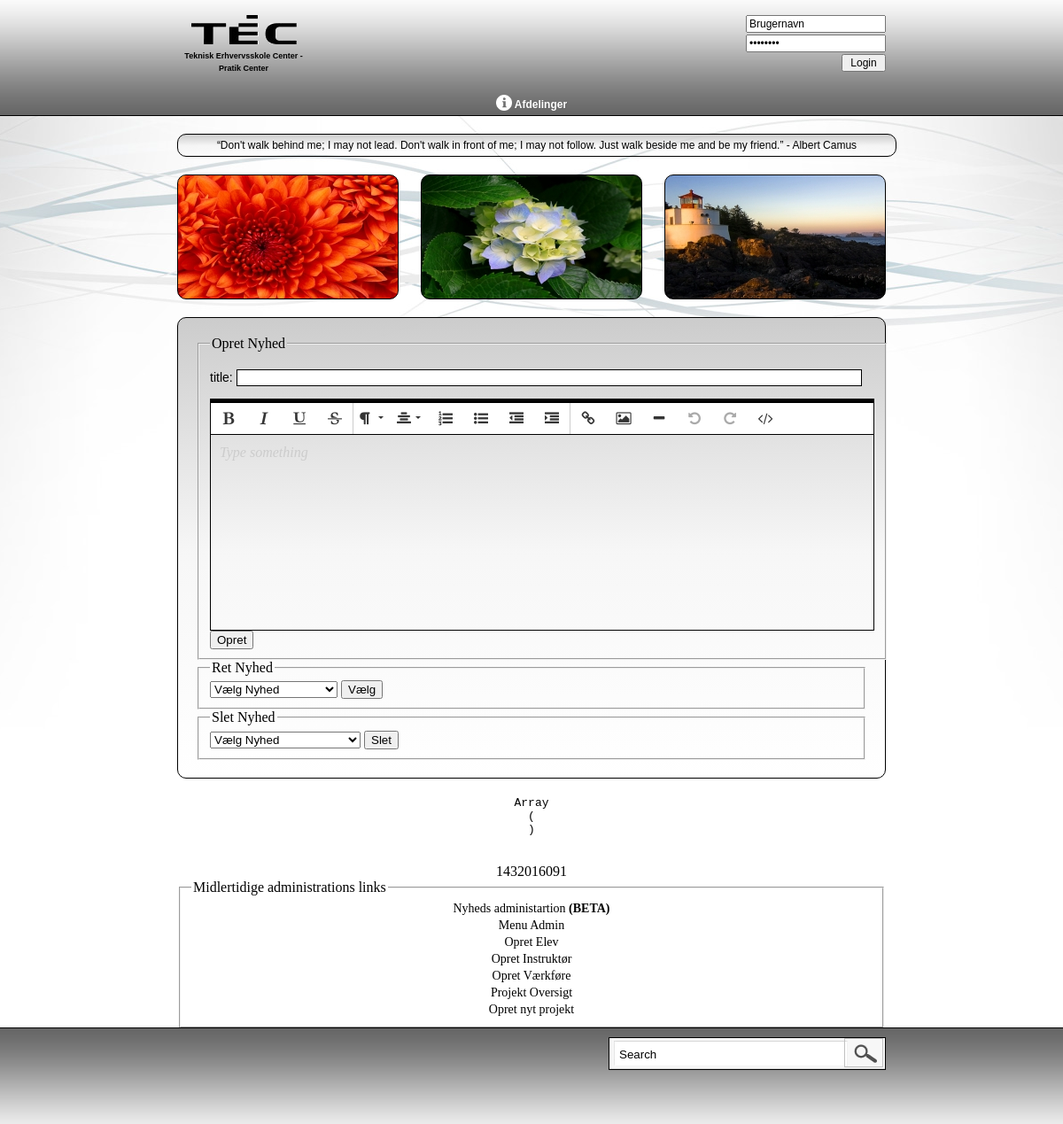
Screenshot of /Site/index.php?administration=Nyhed with the database file from the repository.
### tables this page shows
CREATE TABLE IF NOT EXISTS `main_menu_cat` (
  `id` int(11) NOT NULL,
  `menu_cat_name` varchar(255) NOT NULL,
  `sort_nr` int(11) NOT NULL,
  `icon` text
);

CREATE TABLE IF NOT EXISTS `quotes` (
  `id` int(11) NOT NULL,
  `quote` varchar(255) NOT NULL,
  `date` int(2) NOT NULL
);

CREATE TABLE IF NOT EXISTS `images` (
  `image_id` int(11) NOT NULL,
  `image_navn` varchar(255) NOT NULL,
  `image_small` text NOT NULL,
  `image_big` text NOT NULL,
  `image_date` int(11) NOT NULL,
  `fk_album_id` int(11) NOT NULL
);

### Site/include/administartion/CRUD_nyhed.php (the view, shortened to what this page needs)
<?php if(!isset($_POST['select_event'])) { ?>
<fieldset>
<legend>Opret Nyhed</legend>
<form action="" method="post" enctype="multipart/form-data">
<p>title: <input type="text" name="title" style="min-width:700px; border:#000 solid 1px;" required="required" /></p>
<input type="submit" name="opret_news" value="Opret" />
</form>
</fieldset>
<?php } ?>
<?php if(!isset($_POST['select_event'])) { ?>
	<fieldset>
	<legend>Ret Nyhed</legend>
		<form action="" method="post">
			<select name="agenda"  style="max-width:700px;">
				<option>V&aelig;lg Nyhed</option>
			</select>
			<input type="submit" name="select_event" value="V&aelig;lg" />
		</form>
	</fieldset>
	<?php } else if(isset($_POST['select_event'])) {
	$id = $_POST['agenda'];
	$up_agenda_sql = "SELECT * FROM news WHERE id = '$id'";
	$up_agenda_result = mysqli_query($db_conn,$up_agenda_sql) or die (mysqli_error($db_conn));
	$up_agenda_row = mysqli_fetch_assoc($up_agenda_result);
	?>
    <fieldset>
    <legend>Ret Nyhed</legend>
    <form action="" method="post" enctype="multipart/form-data">
    <p>title: <input type="text" value="<?php echo $up_agenda_row['titel']; ?>" name="ret_title"  style="min-width:700px; border:#000 solid 1px;" required="required"/></p>
    <textarea id="nyhed" name="text"><?php echo $up_agenda_row['txt']; ?></textarea>
    <input type="hidden" value="<?php echo $id ?>" name="id" />
    <input type="submit" name="ret_agenda" value="Ret" />
    </form>
    </fieldset>
    <?php
}
?>
<fieldset>
<legend>Slet Nyhed</legend>
    <form action="" method="post">
        <select name="agenda" style="max-width:700px;">
            <option>V&aelig;lg Nyhed</option>
        </select>
        <input type="submit" name="slet_event" onclick="return confirm('Er du sikker p&aring; at du vil slette?');" value="Slet" />
    </form>
</fieldset>

### Site/include/Navigation/navbox.php (shortened to what this page needs)
<nav>
    <ul>
        <?php
            $nav_sql="SELECT * FROM main_menu_cat" ;
            $nav_result= mysqli_query($db_conn, $nav_sql) or die (mysqli_error($db_conn));
            while ($nav_row= mysqli_fetch_assoc($nav_result))
            {
                $nav_cat_id=$nav_row['id'];
                if($nav_row['icon']==NULL)
                {
                    $nav_image='<img src="img/icons/003w.png" />';
                }
                else
                {
                    $nav_image="<img src='".$nav_row['icon']."' />";
                } ?>
                <li>
                    <?php echo $nav_image.' '; echo $nav_row['menu_cat_name']; ?>
                    <?php
                    $sub_nav_sql = "select * from main_menu_subcat Where fk_menu_cat_id = '$nav_cat_id'";
                    $sub_nav_resut = mysqli_query($db_conn, $sub_nav_sql) or die (mysql_error());
                    while($page_row = mysqli_fetch_assoc($sub_nav_resut))
                    {
                        $sub_cat_id=$page_row['id'];
                        if($page_row['icon']==NULL)
                        {
                            $nav_image='<img src="img/icons/003w.png" />';
                        }
                        else
                        {
                            $nav_image="<img src='".$page_row['icon']."' />";
                        } ?>
                                <?php
                                $sub_nav_sql = "select * from main_menu_subsubcat Where fk_menu_subcat_id = '$sub_cat_id'";
                                $sub_nav_resut = mysqli_query($db_conn, $sub_nav_sql) or die (mysql_error());
                                {?>
                        <?php   }
                    }?>
                </li>
<?php       }?>
    </ul>
</nav>

### Site/include/random_quote.php (shortened to what this page needs)
<div style="max-width:790px;">
<?php
	$month_day = date('j');
	$sql = "SELECT * FROM quotes WHERE date != '0'";
		$result = mysqli_query($db_conn,$sql) or die (mysqli_error($db_conn));
		$row = mysqli_fetch_assoc($result);
		$rows = mysqli_num_rows($result);
		$quote_date = $row['date'];
	if ($rows == '0')
	{
		$sql = "SELECT * FROM quotes ORDER BY RAND() LIMIT 1";
			$result = mysqli_query($db_conn,$sql) or die (mysqli_error($db_conn));
			$row = mysqli_fetch_assoc($result);
			$quote_id = $row['id'];
		echo $row['quote'];
		$sql = "UPDATE quotes SET date = '$month_day' WHERE id = '$quote_id'";
			mysqli_query($db_conn,$sql) or die (mysqli_error($db_conn));
	}
	else
	if ($quote_date == $month_day)
	{
		echo $row['quote'];
	}
?>
</div>

### Site/include/tre_random_pics.php (shortened to what this page needs)
      <?php
      	$counter_2 = 0;
	$random_image_sql = "SELECT * FROM images ORDER BY RAND() LIMIT 3";
	$random_image_result = mysqli_query($db_conn,$random_image_sql) or die (mysqli_error($db_conn));
	while ($random_image_row = mysqli_fetch_assoc($random_image_result))
	{
		if($counter_2 == 0)
		{
			$box_id = 'smalltextboxleft';
		}
		else if($counter_2 == 1)
		{
			$box_id = 'smalltextboxmid';
		}
		else if($counter_2 == 2)
		{
			$box_id = 'smalltextboxright';
		}
		?>
          <div style=" background:url(<?php echo $random_image_row['image_small']; ?>)" id="<?php echo $box_id; ?>"></div>
          <?php
	$counter_2 ++;
	}
?>

### Site/css/nav-style.css (style rules this page uses)
nav { font-family: Verdana, Geneva, sans-serif; font-size: 12px; line-height: normal; margin: 0px; padding: 0px; white-space: nowrap; text-align: center; font-weight: bold; text-shadow: 1px 1px #666; clear: both; float: left; width: 800px; margin-top: 1px; }
nav ul { margin: 0px; padding: 0px; border: 0px; list-style: none; position: relative; display: inline-table; }
nav ul li { color: #fff; }
nav ul img { width: 18px; height: 18px; vertical-align: text-bottom; }
nav ul:after { content: ""; clear: both; display: block; }
nav ul li { float: left; }
nav ul li { padding: 5px 10px; }

### Site/style.css (style rules this page uses)
html, body { background: #fff url(img/bg.png) center top repeat-x; height: 100%; position: relative; margin: 0; padding: 0 }
#smalltextboxleft { height: auto; min-height: 139px; width: 248px; border-radius: 10px; border: 1px solid #000; float: left }
#smalltextboxmid { height: auto; min-height: 139px; width: 248px; border-radius: 10px; border: 1px solid #000; float: left; margin-left: 25px; }
#smalltextboxright { height: auto; min-height: 139px; width: 248px; border-radius: 10px; border: 1px solid #000; float: right; }
p { font-family: Verdana, Geneva, sans-serif; font-size: 14px; line-height: 19px; text-decoration: none }
html { overflow-y: scroll }

### rows the page displays
main_menu_cat: menu_cat_name "Afdelinger"
quotes: quote "“Don't walk behind me; I may not lead. Don't walk in front of me; I may not follow. Just walk beside me and be my friend.” - Albert Camus"
images: image_small (picture)
images: image_small (picture)
images: image_small (picture)
